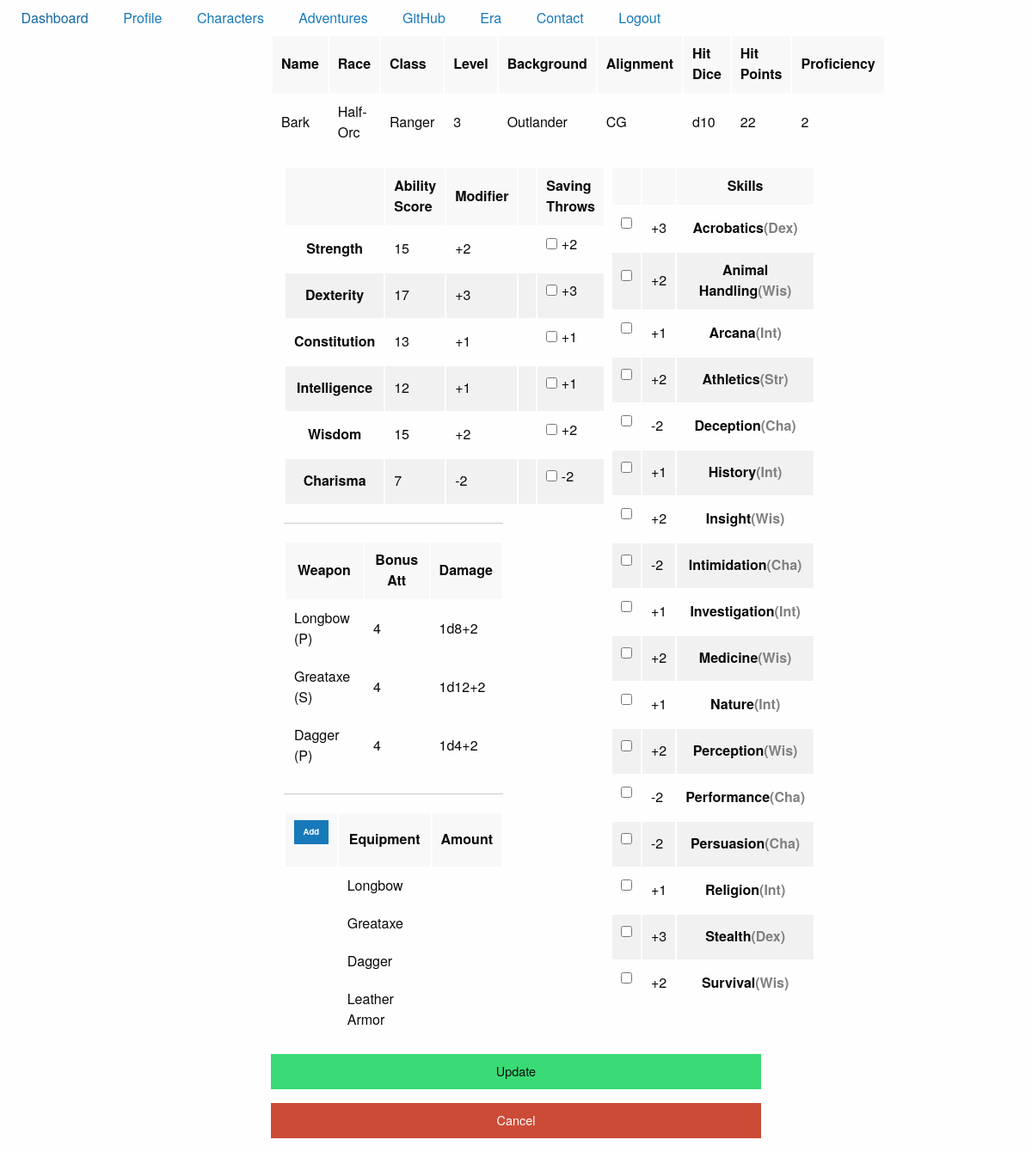
Screenshot of /private/characters/chars.php?id=1 (signed in) with the database file from the repository.
### tables this page shows
create table pc(
id 			int not null primary key auto_increment,
name 		varchar(50) not null,
race 		varchar(50) not null,
class 		varchar(50) not null,
level 		int not null,
background	varchar(50) not null,
alignment	varchar(50),
hd 			varchar(5),
hp 			int,
proficiency int
);

create table stat(
id 					int not null primary key auto_increment,
strength    int not null,
dexterity    int not null,
constitution    int not null,
intelligence    int not null,
wisdom    int not null,
charisma    int not null,
pc 			int not null
);

create table equipment(
id int not null primary key auto_increment,
name varchar(50),
type varchar(50),
distance int,
dmg varchar(50),
ac int
);

### config.php (called while the page is built, shortened)
<?php
include_once 'func.php';
if($_SERVER["HTTP_HOST"] == "localhost") {
	$route = "/ljetni-zadatak/";
} else if($_SERVER["HTTP_HOST"] == "jsostaric.byethost7.com") {
	$route = "/ljetniZadatak/";
	$mysqlHost="sql306.byethost7.com";
	$mysqlDB="b7_20129419_dnd";
	$mysqlUser="b7_20129419";
	$mysqlPass="Jura10os";
} else {
	$route = "/";
}

### func.php (called while the page is built, shortened)
<?php
function calculateModifier($param) {
	switch($param) {
		case 6:
		case 7:
			return -2;
		break;
		case 12:
		case 13:
			return "+1";
		break;
		case 14:
		case 15:
			return "+2";
		break;
		case 16:
		case 17:
			return "+3";
		break;
	}
}

### private/characters/chars.php (the view, shortened to what this page needs)
<?php
include_once '../../config.php'; checkLogin();
?>
<!doctype html>
<html class="no-js" lang="en" dir="ltr">
	<head>
		<?php
		include_once '../../templates/head.php';
		?>
	</head>
	<body>
		<?php include_once '../../templates/menu.php'; ?>
		<div class="row">
			<div class="large-6 columns large-centered">
				<table>
						<thead>
							<tr>
								<th>Name</th>
								<th>Race</th>
								<th>Class</th>
								<th>Level</th>
								<th>Background</th>
								<th>Alignment</th>
								<th>Hit Dice</th>
								<th>Hit Points</th>
								<th>Proficiency</th>
							</tr>
						</thead>
						<tbody>
							<?php
							if(isset($_GET['id'])) {
								$query = "select * from pc where id = :id";
							$stmt = $conn->prepare($query);
							$stmt->execute(array("id"=> $_GET["id"]));
							$result = $stmt->fetchAll(PDO::FETCH_OBJ);
							}
							foreach($result as $row):
							 ?>
							<tr>
								<td><?php echo $row->name; ?></td>
								<td><?php echo $row->race; ?></td>
								<td><?php echo $row->class; ?></td>
								<td><?php echo $row->level; ?></td>
								<td><?php echo $row->background; ?></td>
								<td><?php echo $row->alignment; ?></td>
								<td><?php echo $row->hd; ?></td>
								<td><?php echo $row->hp; ?></td>
								<td><?php echo $row->proficiency; ?></td>
							</tr>
							<?php endforeach; ?>
						</tbody>
				</table>
				<div class="large-6 columns">
				<table>
						<thead>
							  <tr>
							 	<th></th>
							 	<th>Ability Score</th>
							 	<th>Modifier</th>
							 	<td></td>
							 	<th>Saving Throws</th>
							 </tr>
						</thead>
						<tbody>
							<?php
							$query = "select a.*, b.proficiency
										from stat a
										inner join pc b on a.pc = b.id where a.pc=:id";
							$stmt = $conn->prepare($query);
							$stmt->execute(array("id"=> $_GET["id"]));
							$result = $stmt->fetchAll(PDO::FETCH_OBJ);
							foreach($result as $row):
							 ?>
							<tr>
								<th>Strength</th>
								<td><?php echo $row->strength; ?></td>
								<td><?php echo calculateModifier($row->strength); ?></td>
								<td></td>
								<td><input type="checkbox" name="proff"  />
									<?php echo calculateModifier($row->strength); ?>
								</td>
							</tr>
							<tr>
								<th>Dexterity</th>
								<td><?php echo $row->dexterity; ?></td>
								<td><?php echo calculateModifier($row->dexterity); ?></td>
								<td></td>
								<td><input type="checkbox" name="proff"  /> <?php echo calculateModifier($row->dexterity); ?></td>
							</tr>
							<tr>
								<th>Constitution</th>
								<td><?php echo $row->constitution; ?></td>
								<td><?php echo calculateModifier($row->constitution); ?></td>
								<td></td>
								<td><input type="checkbox" name="proff"  /> <?php echo calculateModifier($row->constitution); ?></td>
							</tr>
							<tr>
								<th>Intelligence</th>
								<td><?php echo $row->intelligence; ?></td>
								<td><?php echo calculateModifier($row->intelligence); ?></td>
								<td></td>
								<td><input type="checkbox" name="proff"  /> <?php echo calculateModifier($row->intelligence); ?></td>
							</tr>
							<tr>
								<th>Wisdom</th>
								<td><?php echo $row->wisdom; ?></td>
								<td><?php echo calculateModifier($row->wisdom); ?></td>
								<td></td>
								<td><input type="checkbox" name="proff"  /> <?php echo calculateModifier($row->wisdom); ?></td>
							</tr>
							<tr>
								<th>Charisma</th>
								<td><?php echo $row->charisma; ?></td>
								<td><?php echo calculateModifier($row->charisma); ?></td>
								<td></td>
								<td><input type="checkbox" name="proff"  /> <?php echo calculateModifier($row->charisma); ?></td>
							</tr>
							<?php endforeach; ?>
						</tbody>
				</table>
				<hr>
				<table>
					<thead>
						<tr>
							<th style="text-align: center">Weapon</th>
							<th style="text-align: center">Bonus Att</th>
							<th style="text-align: center">Damage</th>
						</tr></thead>
						<?php
						$query = "select c.id, c.proficiency, a.name, a.dmg, a.ac, a.type, d.*
								from equipment a
								inner join pc_equipment b on a.id = b.equipment
								inner join pc c on c.id = b.pc
								inner join stat d on c.id = d.pc where c.id = :id and a.dmg is not null";
						$stmt = $conn->prepare($query);
						$stmt->execute(array("id" => $_GET["id"]));
						$result = $stmt->fetchAll(PDO::FETCH_OBJ);
						foreach ($result as $row):
						 ?>
					<tbody>
						<tr>
							<td><?php echo $row->name . " (" . $row->type . ")"; ?></td>
							<td><?php echo calculateModifier($row->strength) + $row->proficiency; ?></td>
							<td><?php echo $row->dmg . calculateModifier($row->strength); ?></td>
						</tr>
						<?php endforeach; ?>
					</tbody>
				</table>
				<hr>
				<table>
					<thead>
						<tr>
							<th><a class="button tiny" href="manageEquipment.php?id=<?php echo $row->id; ?>">Add</a></th>
							<th style="text-align: center">Equipment</th>
							<th style="text-align: center">Amount</th>
						</tr>
					</thead>
						<?php
						$query = "select c.id, a.name, a.dmg, a.ac, a.type, d.*
								from equipment a
								inner join pc_equipment b on a.id = b.equipment
								inner join pc c on c.id = b.pc
								inner join stat d on c.id = d.pc where c.id = :id";
						$stmt = $conn->prepare($query);
						$stmt->execute(array("id" => $_GET["id"]));
						$result = $stmt->fetchAll(PDO::FETCH_OBJ);
						foreach ($result as $row):
						 ?>
					<tbody>
						<tr>
							<td></td>
							<td><?php echo $row->name; ?></td>
							<td></td>
						</tr>
						<?php endforeach; ?>
					</tbody>
				</table>
				</div>
				<div class="large-4 columns">
				<table>
					<tbody>
						<?php
						$query = "select a.*, b.proficiency
									from stat a
									inner join pc b on a.pc = b.id where a.pc=:id";
						$stmt = $conn->prepare($query);
						$stmt->execute(array("id"=> $_GET["id"]));
						$result = $stmt->fetchAll(PDO::FETCH_OBJ);
						foreach($result as $row):
						?>
					<thead>
						<tr>
							<th></th>
							<th></th>
							<th style="text-align: center;">Skills</th>
						</tr>
					</thead>
						<tr>
							<td><input type="checkbox" name="proff"  /> </td>
							<td><?php echo calculateModifier($row->dexterity); ?></td>
							<th>Acrobatics<span style="color: grey;">(Dex)</span></th>
						</tr>
						<tr>
							<td><input type="checkbox" name="proff"  /> </td>
							<td><?php echo calculateModifier($row->wisdom); ?></td>
							<th>Animal Handling<span style="color: grey;">(Wis)</span></th>
						</tr>
						<tr>
							<td><input type="checkbox" name="proff"  /> </td>
							<td><?php echo calculateModifier($row->intelligence); ?></td>
							<th>Arcana<span style="color: grey;">(Int)</span></th>
						</tr>
						<tr>
							<td><input type="checkbox" name="proff"  /> </td>
							<td><?php echo calculateModifier($row->strength); ?></td>
							<th>Athletics<span style="color: grey;">(Str)</span></th>
						</tr>
						<tr>
							<td><input type="checkbox" name="proff"  /> </td>
							<td><?php echo calculateModifier($row->charisma); ?></td>
							<th>Deception<span style="color: grey;">(Cha)</span></th>
						</tr>
						<tr>
							<td><input type="checkbox" name="proff"  /> </td>
							<td><?php echo calculateModifier($row->intelligence); ?></td>
							<th>History<span style="color: grey;">(Int)</span></th>
						</tr>
						<tr>
							<td><input type="checkbox" name="proff"  /> </td>
							<td><?php echo calculateModifier($row->wisdom); ?></td>
							<th>Insight<span style="color: grey;">(Wis)</span></th>
						</tr>
						<tr>
							<td><input type="checkbox" name="proff"  /> </td>
							<td><?php echo calculateModifier($row->charisma); ?></td>
							<th>Intimidation<span style="color: grey;">(Cha)</span></th>
						</tr>
						<tr>
							<td><input type="checkbox" name="proff"  /> </td>
							<td><?php echo calculateModifier($row->intelligence); ?></td>
							<th>Investigation<span style="color: grey;">(Int)</span></th>
						</tr>
						<tr>
							<td><input type="checkbox" name="proff"  /> </td>
							<td><?php echo calculateModifier($row->wisdom); ?></td>
							<th>Medicine<span style="color: grey;">(Wis)</span></th>
						</tr>
						<tr>
							<td><input type="checkbox" name="proff"  /> </td>
							<td><?php echo calculateModifier($row->intelligence); ?></td>
							<th>Nature<span style="color: grey;">(Int)</span></th>
						</tr>
						<tr>
							<td><input type="checkbox" name="proff"  /> </td>
							<td><?php echo calculateModifier($row->wisdom); ?></td>
							<th>Perception<span style="color: grey;">(Wis)</span></th>
						</tr>
						<tr>
							<td><input type="checkbox" name="proff"  /> </td>
							<td><?php echo calculateModifier($row->charisma); ?></td>
							<th>Performance<span style="color: grey;">(Cha)</span></th>
						</tr>
						<tr>
							<td><input type="checkbox" name="proff"  /> </td>
							<td><?php echo calculateModifier($row->charisma); ?></td>
							<th>Persuasion<span style="color: grey;">(Cha)</span></th>
						</tr>
						<tr>
							<td><input type="checkbox" name="proff"  /> </td>
							<td><?php echo calculateModifier($row->intelligence); ?></td>
							<th>Religion<span style="color: grey;">(Int)</span></th>
						</tr>
						<tr>
							<td><input type="checkbox" name="proff"  /> </td>
							<td><?php echo calculateModifier($row->dexterity); ?></td>
							<th>Stealth<span style="color: grey;">(Dex)</span></th>
						</tr>
						<tr>
							<td><input type="checkbox" name="proff"  /> </td>
								<td><?php echo calculateModifier($row->wisdom); ?></td>
							<th>Survival<span style="color: grey;">(Wis)</span></th>
						</tr>
						<?php endforeach; ?>
					</tbody>
				</table>
				</div>
			</div>
		</div>
		<div class="large-6 columns large-centered">
			<div class="row">
				<a href="edit.php?id=<?php echo $row->id; ?>" class="success button centered expanded">Update</a>
				<a href="index.php?id=<?php echo $row->id; ?>" class="alert button centered expanded">Cancel</a>
			</div>
		</div>
	</body>
</html>

### templates/head.php (shortened to what this page needs)
<link rel="stylesheet" href="<?php echo $route; ?>css/foundation.css">
<link rel="stylesheet" href="<?php echo $route; ?>css/app.css">

### templates/menu.php
<ul class="vertical medium-horizontal menu">
	<?php if(!isset($_SESSION["session"])): ?>
	<li><a href="<?php echo $route; ?>index.php"><i class="fi-list"></i> <span>Home</span></a></li>
	<?php else: ?>
		<li><a href="<?php echo $route; ?>private/dashboard.php"><i class="fi-list"></i> <span>Dashboard</span></a></li>
	<?php endif;
	 if(isset($_SESSION["session"])): ?>
  <li><a href="<?php echo $route; ?>private/users/index.php"><i class="fi-list"></i> <span>Profile</span></a></li>
  <li><a href="<?php echo $route; ?>private/characters/index.php"><i class="fi-list"></i> <span>Characters</span></a></li>
  <li><a href="<?php echo $route; ?>private/adventures/index.php"><i class="fi-list"></i> <span>Adventures</span></a></li>
  <li><a target="_blank" href="https://github.com/jsostaric/ljetni-zadatak"><i class="fi-list"></i> <span>GitHub</span></a></li>
  <li><a target="_blank" href="<?php echo $route; ?>img/era_dndapp.png"><i class="fi-list"></i> <span>Era</span></a></li>
  <?php endif; ?>
  <li><a href="<?php echo $route; ?>public/contact.php"><i class="fi-list"></i> <span>Contact</span></a></li>
  <?php if(isset($_SESSION["session"])): ?>
  <li><a href="<?php echo $route; ?>public/logout.php"><i class="fi-list"></i> <span>Logout</span></a></li>
  <?php endif; ?>
</ul>

### css/app.css (style rules this page uses)
.row { max-width: 100%; }

### rows the page displays
pc: name "Bark", race "Half-Orc", class "Ranger", level "3", background "Outlander", alignment "CG", hd "d10", hp "22", proficiency "2"
stat: strength "15", strength "+2", dexterity "17", dexterity "+3", constitution "13", constitution "+1", intelligence "12", intelligence "+1", wisdom "15", wisdom "+2", charisma "7", charisma "-2"
equipment: name "Longbow", type "P", stat.strength "4", dmg "1d8", stat.strength "+2"
equipment: name "Greataxe", type "S", stat.strength "4", dmg "1d12", stat.strength "+2"
equipment: name "Dagger", type "P", stat.strength "4", dmg "1d4", stat.strength "+2"
equipment: name "Leather Armor"
